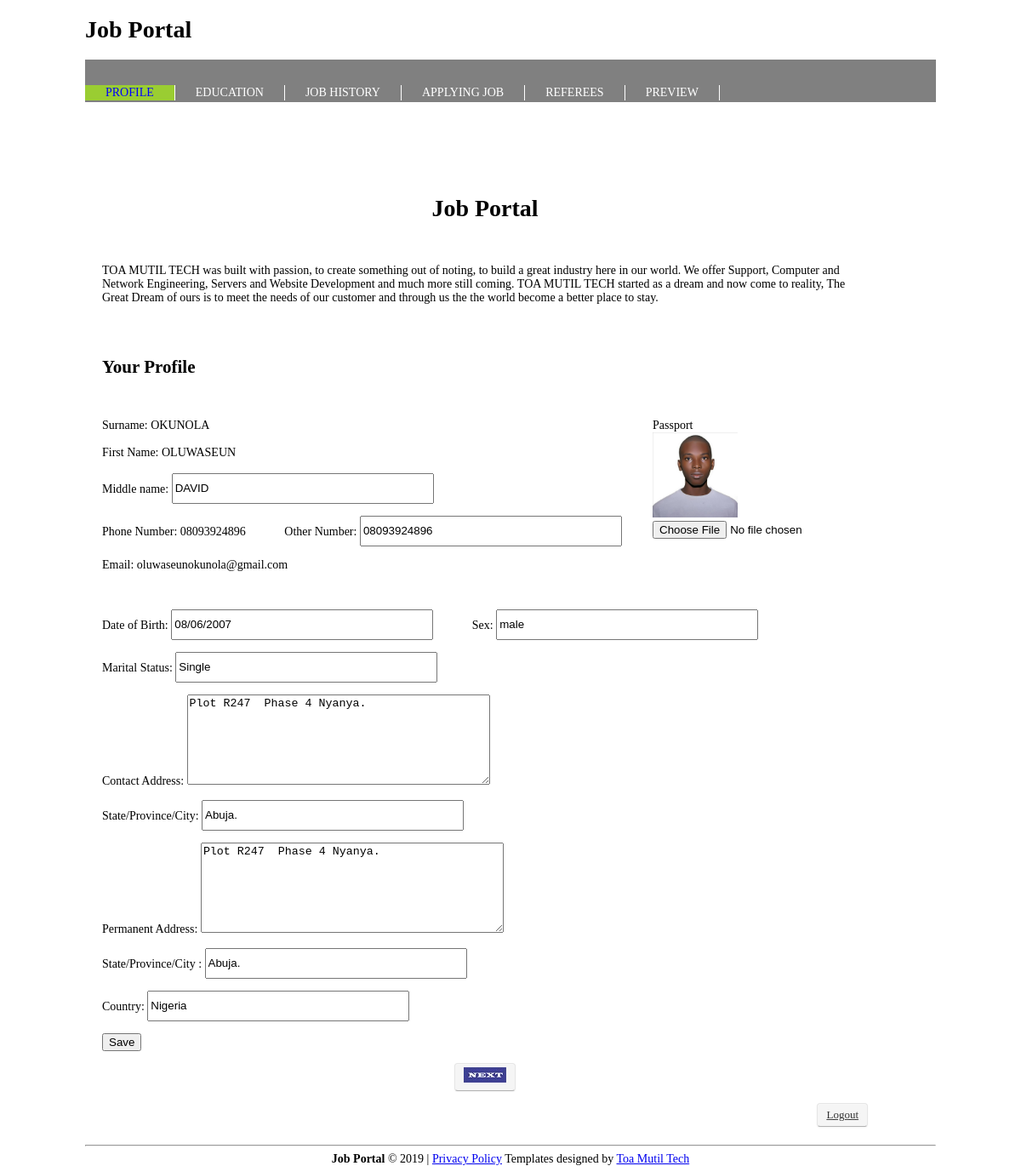
/profile.php (signed in), run on the app's committed database.
### tables this page shows
CREATE TABLE `reg` (
  `reg_id` int(11) NOT NULL AUTO_INCREMENT,
  `fname` varchar(70) DEFAULT NULL,
  `mname` varchar(70) DEFAULT NULL,
  `sname` varchar(70) DEFAULT NULL,
  `pnumber` varchar(70) DEFAULT NULL,
  `onumber` varchar(70) DEFAULT NULL,
  `email` varchar(100) DEFAULT NULL,
  `password` varchar(50) DEFAULT NULL,
  `birth_date` varchar(45) DEFAULT NULL,
  `country` varchar(50) DEFAULT NULL,
  `address` varchar(300) DEFAULT NULL,
  `state` varchar(50) DEFAULT NULL,
  `town` varchar(70) DEFAULT NULL,
  `paddress` varchar(300) DEFAULT NULL,
  `sex` varchar(45) DEFAULT NULL,
  `mstatus` varchar(70) DEFAULT NULL,
  `job` varchar(100) DEFAULT NULL,
  `passport` varchar(45) DEFAULT NULL,
  PRIMARY KEY (`reg_id`),
  UNIQUE KEY `reg_id_UNIQUE` (`reg_id`)
);

### profile.php (the view, shortened to what this page needs)
<?php
 $conn = mysqli_connect("localhost", "root", "mysql", "job");
        ?>
<?php
      $reg_id = $_SESSION['reg_id'];
        $result = mysqli_query($conn, "select * from reg WHERE  reg_id = ' $reg_id' ");
 $result16 = mysqli_fetch_array($result);
        ?>
<!DOCTYPE html>
<html>
    <head>
   <link rel="stylesheet" href="css/style.css" type="text/css" />
    </head>
    <body>
        <div id="wrapper">
            <div id="header">
                <div class="main">
                   <h1>Job Portal </h1>
                </div>
                <div class="tab">
                    <ul>
                   <li class="active"> <a href="profile.php">PROFILE</a></li>
      <li > <a href="education.php">EDUCATION</a></li>
      <li><a href="history.php">JOB HISTORY</a></li>
      <li> <a href="job.php">APPLYING JOB</a></li>
       <li> <a href="refere.php">REFEREES</a></li>
      <li><a href="preview.php" >PREVIEW</a></li>
      </ul>
                </div>
            </div>
            <div id="content">
        <h1 align="center">Job Portal </h1><br>
        <p> TOA MUTIL TECH was built with passion, to create something out of noting, to build a great industry here in our world.
         We offer Support, Computer and Network Engineering, Servers and Website Development and much more still coming.
         TOA MUTIL TECH started as a dream and now come to reality, The Great Dream of ours is to meet the needs of our customer and through us the the world become a better place to stay.
        </p>
        <div id="reg">
            <h2>Your Profile</h2><br>
            <form name="form" id="form" method="post" action="" enctype="multipart/form-data">
                <div id="pass">
                    Passport<br>
                    <img src="passport/<?php echo $result16['passport']; ?>" ait="" width="100px"  height="100px"  /><br>
                  <div id="targetOuter">
<div><input type="file" name="myfile" class="inputFile" onChange="showPreview(this);" required /> </div>
</div>
                </div>
                <p> Surname: <?php echo $result16['sname']; ?> <br><br>First Name: <?php echo $result16['fname']; ?>
                    <br><br>Middle name: <input type="text" name="mname" id="mname" class="loginbox" value="<?php echo $result16['mname']; ?>" required /> </p>
                <p> Phone Number: <?php echo $result16['pnumber']; ?> &emsp;&emsp;&emsp;Other Number: <input type="text" name="onumber" id="onumber" class="loginbox" value="<?php echo $result16['onumber']; ?>" /></p>
                <p>Email: <?php echo $result16['email']; ?></p><br>
                <p> Date of Birth: <input type="text" name="birth_date" id="birth_date" class="loginbox" required value="<?php echo $result16['birth_date']; ?>" />&emsp;&emsp;&emsp;
                  Sex: <input type="text" name="sex" id="sex" class="loginbox" required value="<?php echo $result16['sex']; ?>" /></p>
                  <p> Marital Status: <input type="text" name="mstatus" id="mstatus" required class="loginbox" value="<?php echo $result16['mstatus']; ?>" /></p>
                  <p> Contact Address: <textarea name="address" required id="address" ><?php echo $result16['address']; ?></textarea></p>
                    <p> State/Province/City: <input type="text" name="state" id="state" required class="loginbox" value="<?php echo $result16['state']; ?>" /></p>
                     <p> Permanent Address: <textarea name="paddress" required id="paddress" ><?php echo $result16['paddress']; ?></textarea></p>
                     <p>State/Province/City : <input type="text" name="town" id="town" required class="loginbox" value="<?php echo $result16['town']; ?>" /></p>
                     <p> Country: <input type="text" name="country" id="country" required class="loginbox" value="<?php echo $result16['country']; ?>" /></p>
                <p><input type="submit" name="submit" id="submit" value="Save" /></p>
            </form>
        </div>
        <p align="center" ><a href="education.php" class="btn"><img src="img/next.jpg" alt="" /></a></p>
        <p align="right"> <a href="logout.php" class="btn">Logout</a></p>
        </div>
        <div id="footer">
            <hr>
            <center>
            <div><strong>Job Portal</strong> &copy; <span id="copyright-year">2019</span> | <a href="privacy.php" target="_blank">Privacy Policy</a>
                       Templates designed by <a href="http://toamutiltech.com/" target="_blank" rel="nofollow">Toa Mutil Tech</a>
                    </div>
                </center>
        </div>
        </div>
    </body>
</html>

### css/style.css (style rules this page uses)
body { font-family: cursive; font-size: 14px; }
#wrapper { width: 1000px; margin: auto; }
#content { padding-top: 30px; padding-left: 20px; width: 900px; float: left; }
.tab { height: 50px; background-color: gray; }
.tab ul { list-style:none; padding:16px 0; height:51px; float:left; }
.tab ul li { margin:0; padding:0; float:left; border-right:1px solid #fff; }
.tab ul li a { display:block; margin:auto; padding:0 24px; font-size:14px; line-height:18px; font-weight:normal; color:#fff; text-decoration:none; text-transform:none; text-align:center; }
.tab ul li.active a, .tab ul li a:hover { background-color: yellowgreen; color:blue; }
#form textarea { width: 350px; height: 100px; }
#reg { padding-top: 30px; }
.loginbox { width: 300px; height: 30px; }
#pass { float: right; text-align: left; }
.btn { border-color: #ccc; border-color: rgba(0, 0, 0, 0.1) rgba(0, 0, 0, 0.1) rgba(0, 0, 0, 0.25); display: inline-block; padding: 4px 10px 4px; margin-bottom: 0; font-size: 13px; line-height: 18px; color: #333333; text-align: center; text-shadow: 0 1px 1px rgba(255, 255, 255, 0.75); vertical-align: middle; cursor: pointer; background-color: #f5f5f5; background-repeat: repeat-x; border: 1px solid #cccccc; border-color: rgba(0, 0, 0, 0.1) rgba(0, 0, 0, 0.1) rgba(0, 0, 0, 0.25); border-color: #e6e6e6 #e6e6e6 #bfbfbf; border-bottom-color: #b3b3b3; -webkit-border-radius: 4px; -moz-border-radius: 4px; border-radius: 4px; filter: progid:dximagetransform.microsoft.gradient(startColorstr='#ffffff', endColorstr='#e6e6e6', GradientType=0); filter: progid:dximagetransform.microsoft.gradient(enabled=false); -webkit-box-shadow: inset 0 1px 0 rgba(255, 255, 255, 0.2), 0 1px 2px rgba(0, 0, 0, 0.05); -moz-box-shadow: inset 0 1px 0 rgba(255, 255, 255, 0.2), 0 1px 2px rgba(0, 0, 0, 0.05); box-shadow: inset 0 1px 0 rgba(255, 255, 255, 0.2), 0 1px 2px rgba(0, 0, 0, 0.05); }
#footer { width: 1000px; float: left; }

### data on the page
reg: passport (picture), sname "OKUNOLA", fname "OLUWASEUN", mname "DAVID", pnumber "08093924896", onumber "08093924896", email "oluwaseunokunola@gmail.com", birth_date "08/06/2007", sex "male", mstatus "Single", address "Plot R247 Phase 4 Nyanya.", state "Abuja.", paddress "Plot R247 Phase 4 Nyanya.", town "Abuja.", country "Nigeria"
